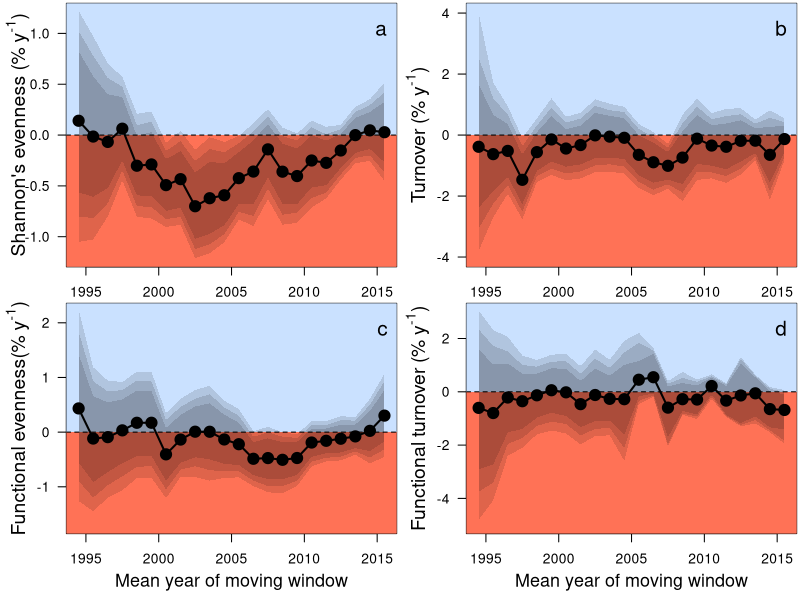

Write R code to recreate this figure.
##Set working directory
setwd("C:/Users/elwel/OneDrive/Desktop/aquatic_data/git/EuroAquaticMacroInverts")

# attach data
MA <- read.csv("outputs/outputs_movingWindow/movingAve_YrEsts.csv")
MA$meanYr <- (MA$StartYear+ 4.5)
head(MA)
MA = subset(MA, select = -c(X) )
unique(MA$Response)

tiff(filename = "plots/Fig3_movingWindow/MovingAverages_extra.tiff", width = 8, height = 6.5, units = 'in', res = 600, compression = 'lzw')
par(mfrow=c(2,2),mar=c(2,4,0.2,0.2))

#### Shannon's Evenness #####
SR <- subset(MA, Response == "E10")
st <-(SR[1:(nrow(SR)),3:12])*100
sr <- cbind(SR$StartYear, SR$site_num, SR$meanYr, st)
names(sr)[names(sr) == 'SR$StartYear'] <- 'StartYear'
names(sr)[names(sr) == 'SR$site_num'] <- 'site_num'
names(sr)[names(sr) == 'SR$meanYr'] <- 'meanYr'
#select yrs with enough sites to be representative
#SRs <- sr[ which(sr$site_num >=100), ]
SRs <- sr[ which(sr$StartYear >1989 & sr$StartYear <2012), ]
#SRs <- sr[ which(sr$StartYear >=1980), ] #this is min 5 countries

plot(SRs$Estimate~SRs$meanYr,ylab="", cex=1.5, xlab="", type="n", las=1, ylim=c(-1.2,1.2), xlim=c(1994.5,2015.5))#ylim=c(-0.8,2.55))
title(ylab=expression(paste("Shannon's evenness (% y"^"-1", ")")), line=2,cex.lab=1.4)
#title(xlab="Mean year of moving window", line=2,cex.lab=1.3)
polygon(x = c(0, 0, 2040, 2040), y = c(-100, 0, 0, -100), col ="coral1", border = NA)
polygon(x = c(0, 0, 2040, 2040), y = c(100, 0, 0, 100), col ="lightsteelblue1", border = NA)
abline(h=0,lty=2)
polygon(x = c(SRs$meanYr,rev(SRs$meanYr)), y = c(SRs$Q2.5,rev(SRs$Q97.5)),col="#00000020", border = NA)
polygon(x = c(SRs$meanYr,rev(SRs$meanYr)), y = c(SRs$Q5,rev(SRs$Q95)), col ="#00000020", border = NA)
polygon(x = c(SRs$meanYr,rev(SRs$meanYr)), y = c(SRs$Q10,rev(SRs$Q90)), col ="#00000020", border = NA)
#box(lwd=2)
points(SRs$Estimate~SRs$meanYr, pch=21,bg=1,cex=1.8)#pch="-",
points(SRs$Estimate~SRs$meanYr,type="l",lwd=2)
legend("topright", bty="n", legend="a",cex=1.5)

#plot for turnover
unique(MA$Response)
SR <- subset(MA, Response == "turnover")
ave_turnover <- 0.542933401
st <-(SR[1:(nrow(SR)),3:12]/ave_turnover)*100
sr <- cbind(SR$StartYear, SR$site_num, SR$meanYr, st)
names(sr)[names(sr) == 'SR$StartYear'] <- 'StartYear'
names(sr)[names(sr) == 'SR$site_num'] <- 'site_num'
names(sr)[names(sr) == 'SR$meanYr'] <- 'meanYr'
#select yrs with enough sites to be representative
SRs <- sr[ which(sr$StartYear >1989 & sr$StartYear <2012), ]

plot(SRs$Estimate~SRs$meanYr,ylab="", cex=1.5, xlab="", type="n", las=1, ylim=c(-4,4), xlim=c(1994.5,2015.5)) #ylim=c(-0.57,0.4))
title(ylab=expression(paste("Turnover (% y"^"-1", ")")), line=2,cex.lab=1.4)
title(xlab="Mean year of moving window", line=2.4,cex.lab=1.3)
polygon(x = c(0, 0, 2040, 2040), y = c(-100, 0, 0, -100), col ="coral1", border = NA)
polygon(x = c(0, 0, 2040, 2040), y = c(100, 0, 0, 100), col ="lightsteelblue1", border = NA)
abline(h=0,lty=2)
polygon(x = c(SRs$meanYr,rev(SRs$meanYr)), y = c(SRs$Q2.5,rev(SRs$Q97.5)),col="#00000020", border = NA)
polygon(x = c(SRs$meanYr,rev(SRs$meanYr)), y = c(SRs$Q5,rev(SRs$Q95)), col ="#00000020", border = NA)
polygon(x = c(SRs$meanYr,rev(SRs$meanYr)), y = c(SRs$Q10,rev(SRs$Q90)), col ="#00000020", border = NA)
points(SRs$Estimate~SRs$meanYr, pch=21,bg=1,cex=1.8)#pch="-",
points(SRs$Estimate~SRs$meanYr,type="l",lwd=2)
legend("topright", bty="n", legend="b",cex=1.5)


par(mar=c(4,4,0.2,0.2))
#### Func evenness #####
SR <- subset(MA, Response == "FEve")
ave_FEve <- 0.517910888
st <-(SR[1:(nrow(SR)),3:12]/ave_FEve)*100
sr <- cbind(SR$StartYear, SR$site_num, SR$meanYr, st)
names(sr)[names(sr) == 'SR$StartYear'] <- 'StartYear'
names(sr)[names(sr) == 'SR$site_num'] <- 'site_num'
names(sr)[names(sr) == 'SR$meanYr'] <- 'meanYr'
#select yrs with enough sites to be representative
SRs <- sr[ which(sr$StartYear >1989 & sr$StartYear <2012), ]

plot(SRs$Estimate~SRs$meanYr,ylab="", cex=1.5, xlab="", type="n", las=1, ylim=c(-1.7,2.2), xlim=c(1994.5,2015.5)) #ylim=c(-0.57,0.4))
title(ylab=expression(paste("Functional evenness(% y"^"-1", ")")), line=2,cex.lab=1.4)
title(xlab="Mean year of moving window", line=2.4,cex.lab=1.3)
polygon(x = c(0, 0, 2040, 2040), y = c(-100, 0, 0, -100), col ="coral1", border = NA)
polygon(x = c(0, 0, 2040, 2040), y = c(100, 0, 0, 100), col ="lightsteelblue1", border = NA)
abline(h=0,lty=2)
polygon(x = c(SRs$meanYr,rev(SRs$meanYr)), y = c(SRs$Q2.5,rev(SRs$Q97.5)),col="#00000020", border = NA)
polygon(x = c(SRs$meanYr,rev(SRs$meanYr)), y = c(SRs$Q5,rev(SRs$Q95)), col ="#00000020", border = NA)
polygon(x = c(SRs$meanYr,rev(SRs$meanYr)), y = c(SRs$Q10,rev(SRs$Q90)), col ="#00000020", border = NA)
points(SRs$Estimate~SRs$meanYr, pch=21,bg=1,cex=1.8)#pch="-",
points(SRs$Estimate~SRs$meanYr,type="l",lwd=2)
legend("topright", bty="n", legend="c",cex=1.5)

#### Func turnover #####
SR <- subset(MA, Response == "F_to")
st <-((exp(SR[1:(nrow(SR)),3:12])-1)*100)
sr <- cbind(SR$StartYear, SR$site_num, SR$meanYr, st)
names(sr)[names(sr) == 'SR$StartYear'] <- 'StartYear'
names(sr)[names(sr) == 'SR$site_num'] <- 'site_num'
names(sr)[names(sr) == 'SR$meanYr'] <- 'meanYr'
#select yrs with enough sites to be representative
SRs <- sr[ which(sr$StartYear >1989 & sr$StartYear <2012), ]

plot(SRs$Estimate~SRs$meanYr,ylab="", cex=1.5, xlab="", type="n", las=1, ylim=c(-5,3), xlim=c(1994.5,2015.5)) #ylim=c(-0.57,0.4))
title(ylab=expression(paste("Functional turnover (% y"^"-1", ")")), line=2,cex.lab=1.4)
title(xlab="Mean year of moving window", line=2.4,cex.lab=1.3)
polygon(x = c(0, 0, 2040, 2040), y = c(-100, 0, 0, -100), col ="coral1", border = NA)
polygon(x = c(0, 0, 2040, 2040), y = c(100, 0, 0, 100), col ="lightsteelblue1", border = NA)
abline(h=0,lty=2)
polygon(x = c(SRs$meanYr,rev(SRs$meanYr)), y = c(SRs$Q2.5,rev(SRs$Q97.5)),col="#00000020", border = NA)
polygon(x = c(SRs$meanYr,rev(SRs$meanYr)), y = c(SRs$Q5,rev(SRs$Q95)), col ="#00000020", border = NA)
polygon(x = c(SRs$meanYr,rev(SRs$meanYr)), y = c(SRs$Q10,rev(SRs$Q90)), col ="#00000020", border = NA)
points(SRs$Estimate~SRs$meanYr, pch=21,bg=1,cex=1.8)#pch="-",
points(SRs$Estimate~SRs$meanYr,type="l",lwd=2)
legend("topright", bty="n", legend="d",cex=1.5)

dev.off()


####
#####################
###############################################
################################################
